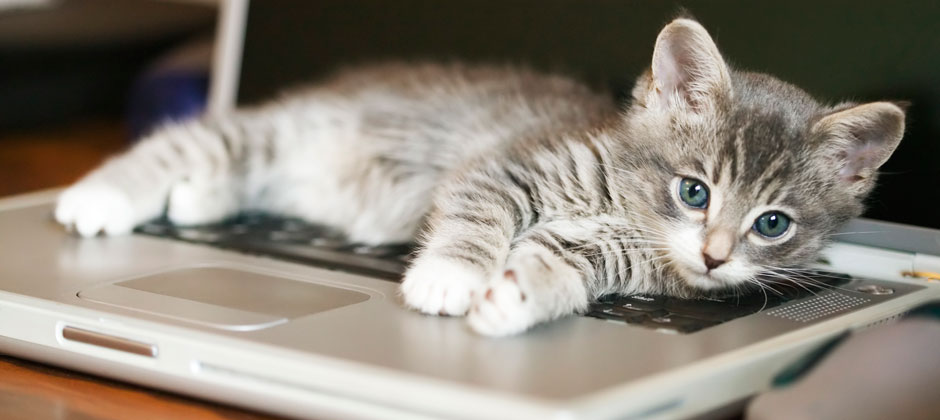
#> input picture OpenCV/src/cat on laptop.png, 940 x 420 px
$ python sharing_the_same_img_data_3.py
#> lines starting #> are read from the running program, lines starting #| are printed output that depends on the picture; after the words box and inside, x2 and y2 are one past the last pixel; in counts of white or black regions, pixels touching at a corner belong together
import cv2 as cv

img_gray = cv.imread("cat on laptop.png", cv.IMREAD_GRAYSCALE)
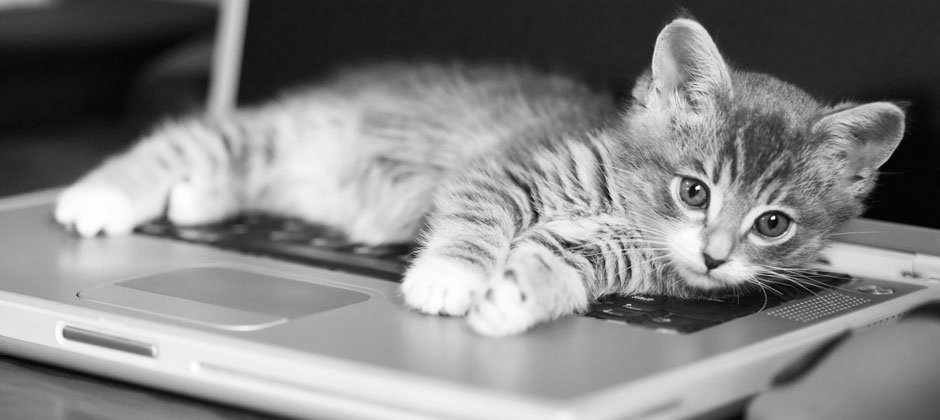
#> img_gray: shape (420, 940); min 0, max 255, mean 132.1

# copy 메서드를 사용해 img_color의 이미지 데이터를 복사함.
img_copyed1 = img_gray.copy()

# copy 메서드를 사용했기 때문에 img_color와 img_copyed1에 대한 id 리턴값이 다르다.
# 별개의 객체라는 의미이다.
print(id(img_gray), id(img_copyed1))
#| 140370489774832 140370490002096

cv.line(img_gray, (0, 0), (100, 100), 0, 10)
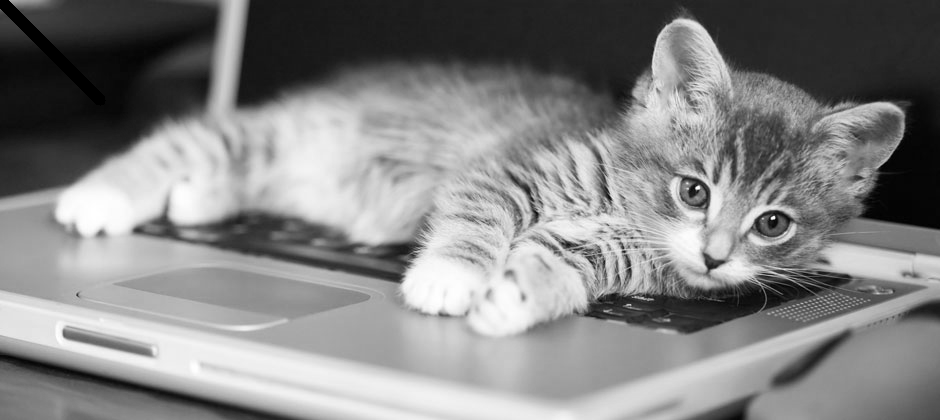
#> img_gray: shape (420, 940); 0.43% of pixels changed, all inside (x1, y1, x2, y2) = (0, 0, 106, 106)

ret, img_gray = cv.threshold(img_gray, 127, 255, cv.THRESH_BINARY)
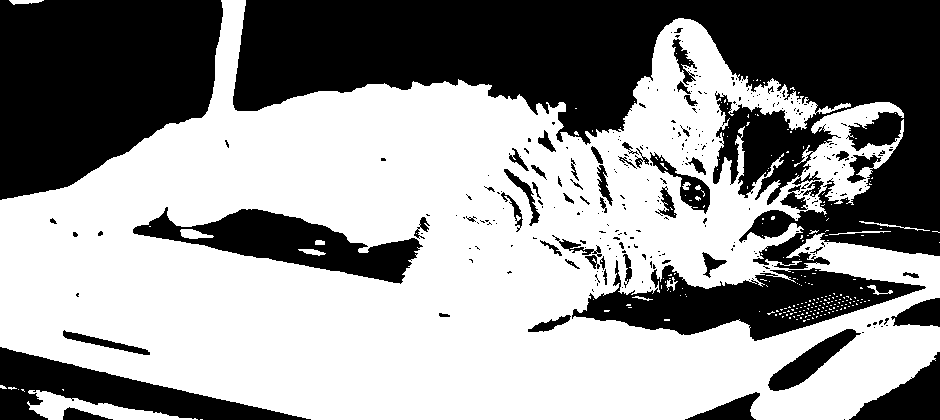
#> img_gray: shape (420, 940); 58.1% white; 302 black regions (243 under 20 px), largest, box (x1, y1, x2, y2) and area: (233, 0, 940, 269) 85555, (0, 0, 223, 200) 34363, (572, 260, 926, 341) 13098

print(id(img_gray), id(img_copyed1))
#| 140370834137008 140370490002096

cv.imshow("img_gray", img_gray)
cv.imshow("img_copyed1", img_copyed1)

cv.waitKey(0)

$ run again, with OpenCV/src/apple.png copied over OpenCV/src/cat on laptop.png
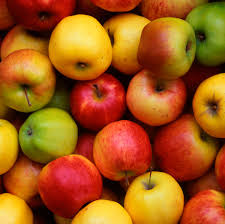
#> input picture OpenCV/src/apple.png, 225 x 224 px
#| 140370489759600 140370490003248
#> `cv.line(img_gray, (0, 0), (100, 100), 0, 10)`:
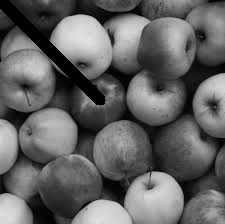
#> img_gray: shape (224, 225); min 0, max 228, mean 99.2
#> `ret, img_gray = cv.threshold(img_gray, 127, 255, cv.THRESH_BINARY)`:
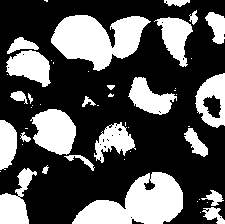
#> img_gray: shape (224, 225); 33.6% white; 50 white regions (26 under 20 px), largest, box (x1, y1, x2, y2) and area: (72, 172, 183, 224) 3394, (51, 15, 151, 71) 3365, (30, 109, 76, 155) 1507
#| 140370834137008 140370490003248
